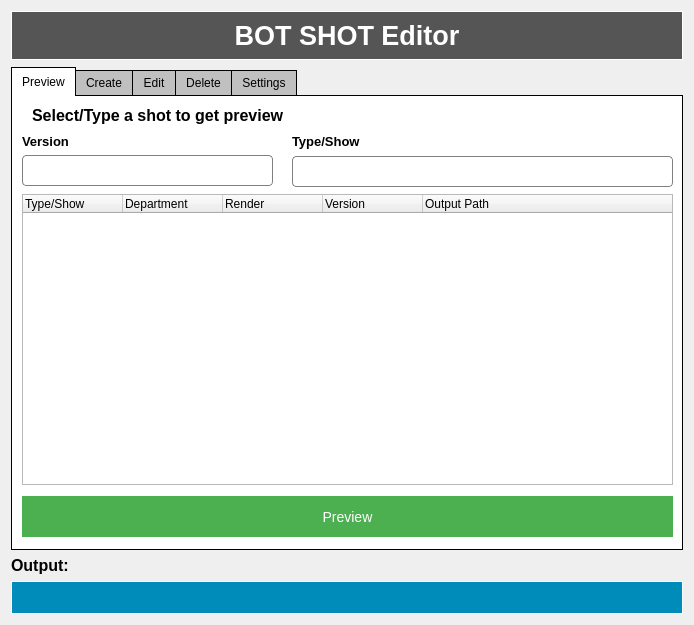
<?xml version="1.0" encoding="UTF-8"?>
<ui version="4.0">
 <class>botShotForm</class>
 <widget class="QWidget" name="botShotForm">
  <property name="geometry">
   <rect>
    <x>0</x>
    <y>0</y>
    <width>694</width>
    <height>625</height>
   </rect>
  </property>
  <property name="windowTitle">
   <string>BOT SHOT Editor</string>
  </property>
  <property name="windowIcon">
   <iconset>
    <normaloff>boteditor.png</normaloff>boteditor.png</iconset>
  </property>
  <property name="styleSheet">
   <string notr="true">QLineEdit{
border-radius: 4px;
border: 1px solid grey;
}

#pushButtonPrevious {
    background-color: #4CAF50; /* Green */
    border: none;
    color: white;
    text-align: center;
    text-decoration: none;
    display: inline-block;
    font-size: 14px;
}

#pushButtonNext {
    background-color: #4CAF50; /* Green */
    border: none;
    color: white;
    text-align: center;
    text-decoration: none;
    display: inline-block;
    font-size: 14px;
}

#pushButtonEdit {
    background-color: #4CAF50; /* Green */
    border: none;
    color: white;
    text-align: center;
    text-decoration: none;
    display: inline-block;
    font-size: 14px;
}</string>
  </property>
  <layout class="QGridLayout" name="gridLayout">
   <item row="0" column="0">
    <layout class="QVBoxLayout" name="verticalLayout">
     <item>
      <widget class="QLabel" name="shotEditorTitleLabel">
       <property name="font">
        <font>
         <family>Arial</family>
         <pointsize>20</pointsize>
         <weight>75</weight>
         <bold>true</bold>
        </font>
       </property>
       <property name="styleSheet">
        <string notr="true">#shotEditorTitleLabel{
    padding: 8px;
    color:  white;
    border: 1px solid white;
    background-color: #555555; /* Blue*/
}
</string>
       </property>
       <property name="text">
        <string>BOT SHOT Editor</string>
       </property>
       <property name="alignment">
        <set>Qt::AlignCenter</set>
       </property>
      </widget>
     </item>
     <item>
      <widget class="QTabWidget" name="tabWidget">
       <property name="focusPolicy">
        <enum>Qt::StrongFocus</enum>
       </property>
       <property name="styleSheet">
        <string notr="true">QTabWidget::pane {
    border: 1px solid black;
    background: white;
}

QTabWidget::tab-bar:top {
    top: 1px;
}

QTabWidget::tab-bar:bottom {
    bottom: 1px;
}

QTabWidget::tab-bar:left {
    right: 1px;
}

QTabWidget::tab-bar:right {
    left: 1px;
}

QTabBar::tab {
    border: 1px solid black;
}

QTabBar::tab:selected {
    background: white;
}

QTabBar::tab:!selected {
    background: silver;
}

QTabBar::tab:!selected:hover {
    background: #999;
}

QTabBar::tab:top:!selected {
    margin-top: 3px;
}

QTabBar::tab:bottom:!selected {
    margin-bottom: 3px;
}

QTabBar::tab:top, QTabBar::tab:bottom {
    min-width: 8ex;
    margin-right: -1px;
    padding: 5px 10px 5px 10px;
}

QTabBar::tab:top:selected {
    border-bottom-color: none;
}

QTabBar::tab:bottom:selected {
    border-top-color: none;
}

QTabBar::tab:top:last, QTabBar::tab:bottom:last,
QTabBar::tab:top:only-one, QTabBar::tab:bottom:only-one {
    margin-right: 0;
}

QTabBar::tab:left:!selected {
    margin-right: 3px;
}

QTabBar::tab:right:!selected {
    margin-left: 3px;
}

QTabBar::tab:left, QTabBar::tab:right {
    min-height: 8ex;
    margin-bottom: -1px;
    padding: 10px 5px 10px 5px;
}

QTabBar::tab:left:selected {
    border-left-color: none;
}

QTabBar::tab:right:selected {
    border-right-color: none;
}

QTabBar::tab:left:last, QTabBar::tab:right:last,
QTabBar::tab:left:only-one, QTabBar::tab:right:only-one {
    margin-bottom: 0;
}</string>
       </property>
       <property name="currentIndex">
        <number>0</number>
       </property>
       <widget class="QWidget" name="previewTab">
        <attribute name="title">
         <string>Preview</string>
        </attribute>
        <widget class="QTreeWidget" name="previewTreeWidget">
         <property name="geometry">
          <rect>
           <x>10</x>
           <y>98</y>
           <width>651</width>
           <height>291</height>
          </rect>
         </property>
         <column>
          <property name="text">
           <string>Type/Show</string>
          </property>
         </column>
         <column>
          <property name="text">
           <string>Department</string>
          </property>
         </column>
         <column>
          <property name="text">
           <string>Render</string>
          </property>
         </column>
         <column>
          <property name="text">
           <string>Version</string>
          </property>
         </column>
         <column>
          <property name="text">
           <string>Output Path</string>
          </property>
         </column>
        </widget>
        <widget class="QLabel" name="label">
         <property name="geometry">
          <rect>
           <x>10</x>
           <y>35</y>
           <width>61</width>
           <height>21</height>
          </rect>
         </property>
         <property name="font">
          <font>
           <pointsize>10</pointsize>
           <weight>75</weight>
           <bold>true</bold>
          </font>
         </property>
         <property name="text">
          <string>Version</string>
         </property>
        </widget>
        <widget class="QLineEdit" name="previewVersionLineEdit">
         <property name="geometry">
          <rect>
           <x>10</x>
           <y>59</y>
           <width>251</width>
           <height>31</height>
          </rect>
         </property>
        </widget>
        <widget class="QLabel" name="label_2">
         <property name="geometry">
          <rect>
           <x>280</x>
           <y>35</y>
           <width>81</width>
           <height>21</height>
          </rect>
         </property>
         <property name="font">
          <font>
           <pointsize>10</pointsize>
           <weight>75</weight>
           <bold>true</bold>
          </font>
         </property>
         <property name="text">
          <string>Type/Show</string>
         </property>
        </widget>
        <widget class="QLineEdit" name="previewTypeLineEdit">
         <property name="geometry">
          <rect>
           <x>280</x>
           <y>60</y>
           <width>381</width>
           <height>31</height>
          </rect>
         </property>
        </widget>
        <widget class="QLabel" name="label_14">
         <property name="geometry">
          <rect>
           <x>20</x>
           <y>4</y>
           <width>291</width>
           <height>31</height>
          </rect>
         </property>
         <property name="font">
          <font>
           <pointsize>12</pointsize>
           <weight>75</weight>
           <bold>true</bold>
          </font>
         </property>
         <property name="text">
          <string>Select/Type a shot to get preview</string>
         </property>
        </widget>
        <widget class="QPushButton" name="previewButton">
         <property name="geometry">
          <rect>
           <x>10</x>
           <y>400</y>
           <width>651</width>
           <height>41</height>
          </rect>
         </property>
         <property name="font">
          <font>
           <pointsize>-1</pointsize>
           <underline>false</underline>
           <strikeout>false</strikeout>
          </font>
         </property>
         <property name="styleSheet">
          <string notr="true">#previewButton {
    background-color: #4CAF50; /* Green */
    border: none;
    color: white;
    text-align: center;
    text-decoration: none;
    display: inline-block;
    font-size: 14px;
    height: 35px;
}

QPushButton#previewButton:hover {
    background-color: #008e06;
}

QPushButton#previewButton:pressed {
    background-color: #4CAF50;     
}</string>
         </property>
         <property name="text">
          <string>Preview</string>
         </property>
        </widget>
       </widget>
       <widget class="QWidget" name="createTab">
        <attribute name="title">
         <string>Create</string>
        </attribute>
        <widget class="QLabel" name="label_3">
         <property name="geometry">
          <rect>
           <x>40</x>
           <y>40</y>
           <width>111</width>
           <height>16</height>
          </rect>
         </property>
         <property name="font">
          <font>
           <weight>75</weight>
           <bold>true</bold>
          </font>
         </property>
         <property name="text">
          <string>Type/Shot Name</string>
         </property>
        </widget>
        <widget class="QLabel" name="label_5">
         <property name="geometry">
          <rect>
           <x>40</x>
           <y>160</y>
           <width>61</width>
           <height>16</height>
          </rect>
         </property>
         <property name="font">
          <font>
           <weight>75</weight>
           <bold>true</bold>
          </font>
         </property>
         <property name="text">
          <string>Render</string>
         </property>
        </widget>
        <widget class="QLabel" name="label_6">
         <property name="geometry">
          <rect>
           <x>40</x>
           <y>99</y>
           <width>71</width>
           <height>16</height>
          </rect>
         </property>
         <property name="font">
          <font>
           <weight>75</weight>
           <bold>true</bold>
          </font>
         </property>
         <property name="text">
          <string>Department</string>
         </property>
        </widget>
        <widget class="QComboBox" name="createDepartmentComboBox">
         <property name="geometry">
          <rect>
           <x>40</x>
           <y>119</y>
           <width>161</width>
           <height>31</height>
          </rect>
         </property>
         <property name="focusPolicy">
          <enum>Qt::StrongFocus</enum>
         </property>
         <item>
          <property name="text">
           <string>Select a department</string>
          </property>
         </item>
         <item>
          <property name="text">
           <string>Roto</string>
          </property>
         </item>
         <item>
          <property name="text">
           <string>Paint</string>
          </property>
         </item>
         <item>
          <property name="text">
           <string>Comp</string>
          </property>
         </item>
        </widget>
        <widget class="QLineEdit" name="createRenderLineEdit">
         <property name="geometry">
          <rect>
           <x>40</x>
           <y>180</y>
           <width>451</width>
           <height>31</height>
          </rect>
         </property>
         <property name="focusPolicy">
          <enum>Qt::StrongFocus</enum>
         </property>
        </widget>
        <widget class="QLineEdit" name="createTypeLineEdit">
         <property name="geometry">
          <rect>
           <x>40</x>
           <y>60</y>
           <width>451</width>
           <height>31</height>
          </rect>
         </property>
         <property name="focusPolicy">
          <enum>Qt::StrongFocus</enum>
         </property>
        </widget>
        <widget class="QLabel" name="label_13">
         <property name="geometry">
          <rect>
           <x>10</x>
           <y>10</y>
           <width>161</width>
           <height>16</height>
          </rect>
         </property>
         <property name="font">
          <font>
           <pointsize>12</pointsize>
           <weight>75</weight>
           <bold>true</bold>
          </font>
         </property>
         <property name="text">
          <string>Add a New Shot</string>
         </property>
        </widget>
        <widget class="QLineEdit" name="createVersionLineEdit">
         <property name="geometry">
          <rect>
           <x>40</x>
           <y>240</y>
           <width>211</width>
           <height>31</height>
          </rect>
         </property>
         <property name="focusPolicy">
          <enum>Qt::StrongFocus</enum>
         </property>
        </widget>
        <widget class="QLabel" name="label_15">
         <property name="geometry">
          <rect>
           <x>40</x>
           <y>220</y>
           <width>47</width>
           <height>13</height>
          </rect>
         </property>
         <property name="font">
          <font>
           <weight>75</weight>
           <bold>true</bold>
          </font>
         </property>
         <property name="text">
          <string>Version</string>
         </property>
        </widget>
        <widget class="QPushButton" name="createPushButton">
         <property name="geometry">
          <rect>
           <x>10</x>
           <y>400</y>
           <width>651</width>
           <height>41</height>
          </rect>
         </property>
         <property name="font">
          <font>
           <pointsize>-1</pointsize>
           <underline>false</underline>
           <strikeout>false</strikeout>
          </font>
         </property>
         <property name="styleSheet">
          <string notr="true">#createPushButton {
    background-color: #f4511e; /* Green */
    border: none;
    color: white;
    text-align: center;
    text-decoration: none;
    display: inline-block;
    font-size: 14px;
    height: 35px;
}

QPushButton#createPushButton:hover {
    background-color: #f23a01;
}

QPushButton#createPushButton:pressed {
    background-color: #f4511e;     
}</string>
         </property>
         <property name="text">
          <string>Add Shot</string>
         </property>
        </widget>
       </widget>
       <widget class="QWidget" name="editTab">
        <attribute name="title">
         <string>Edit</string>
        </attribute>
        <widget class="QLabel" name="label_7">
         <property name="geometry">
          <rect>
           <x>70</x>
           <y>60</y>
           <width>47</width>
           <height>13</height>
          </rect>
         </property>
         <property name="font">
          <font>
           <weight>75</weight>
           <bold>true</bold>
          </font>
         </property>
         <property name="text">
          <string>Type</string>
         </property>
        </widget>
        <widget class="QLabel" name="label_8">
         <property name="geometry">
          <rect>
           <x>70</x>
           <y>270</y>
           <width>71</width>
           <height>16</height>
          </rect>
         </property>
         <property name="font">
          <font>
           <weight>75</weight>
           <bold>true</bold>
          </font>
         </property>
         <property name="text">
          <string>Version</string>
         </property>
        </widget>
        <widget class="QLabel" name="label_9">
         <property name="geometry">
          <rect>
           <x>70</x>
           <y>130</y>
           <width>71</width>
           <height>16</height>
          </rect>
         </property>
         <property name="font">
          <font>
           <weight>75</weight>
           <bold>true</bold>
          </font>
         </property>
         <property name="text">
          <string>Render</string>
         </property>
        </widget>
        <widget class="QLabel" name="label_10">
         <property name="geometry">
          <rect>
           <x>70</x>
           <y>200</y>
           <width>81</width>
           <height>16</height>
          </rect>
         </property>
         <property name="font">
          <font>
           <weight>75</weight>
           <bold>true</bold>
          </font>
         </property>
         <property name="text">
          <string>Base Path</string>
         </property>
        </widget>
        <widget class="QLineEdit" name="editTypeLineEdit">
         <property name="geometry">
          <rect>
           <x>70</x>
           <y>80</y>
           <width>331</width>
           <height>31</height>
          </rect>
         </property>
        </widget>
        <widget class="QLineEdit" name="editVersionLineEdit">
         <property name="geometry">
          <rect>
           <x>70</x>
           <y>290</y>
           <width>331</width>
           <height>31</height>
          </rect>
         </property>
        </widget>
        <widget class="QLineEdit" name="editRenderLineEdit">
         <property name="geometry">
          <rect>
           <x>70</x>
           <y>150</y>
           <width>471</width>
           <height>31</height>
          </rect>
         </property>
        </widget>
        <widget class="QLineEdit" name="editDirectoryLineEdit">
         <property name="geometry">
          <rect>
           <x>70</x>
           <y>220</y>
           <width>471</width>
           <height>31</height>
          </rect>
         </property>
        </widget>
        <widget class="QPushButton" name="editDirectoryPushButton">
         <property name="geometry">
          <rect>
           <x>550</x>
           <y>220</y>
           <width>61</width>
           <height>31</height>
          </rect>
         </property>
         <property name="text">
          <string>...</string>
         </property>
        </widget>
        <widget class="QPushButton" name="editEditPushButton">
         <property name="geometry">
          <rect>
           <x>410</x>
           <y>80</y>
           <width>75</width>
           <height>31</height>
          </rect>
         </property>
         <property name="font">
          <font>
           <weight>75</weight>
           <bold>true</bold>
          </font>
         </property>
         <property name="text">
          <string>Edit</string>
         </property>
        </widget>
        <widget class="QLabel" name="label_12">
         <property name="geometry">
          <rect>
           <x>10</x>
           <y>10</y>
           <width>201</width>
           <height>21</height>
          </rect>
         </property>
         <property name="font">
          <font>
           <pointsize>12</pointsize>
           <weight>75</weight>
           <bold>true</bold>
          </font>
         </property>
         <property name="text">
          <string>Enter the TYPE to edit</string>
         </property>
        </widget>
        <widget class="QPushButton" name="editSavePushButton">
         <property name="geometry">
          <rect>
           <x>10</x>
           <y>400</y>
           <width>651</width>
           <height>41</height>
          </rect>
         </property>
         <property name="font">
          <font>
           <pointsize>-1</pointsize>
           <underline>false</underline>
           <strikeout>false</strikeout>
          </font>
         </property>
         <property name="styleSheet">
          <string notr="true">#editSavePushButton {
    background-color: #800080; /* Green */
    border: none;
    color: white;
    text-align: center;
    text-decoration: none;
    display: inline-block;
    font-size: 14px;
    height: 35px;
}

QPushButton#editSavePushButton:hover {
    background-color: #4d004d;
}

QPushButton#editSavePushButton:pressed {
    background-color: #800080;     
}</string>
         </property>
         <property name="text">
          <string>Save</string>
         </property>
        </widget>
       </widget>
       <widget class="QWidget" name="deleteTab">
        <attribute name="title">
         <string>Delete</string>
        </attribute>
        <widget class="QLabel" name="label_11">
         <property name="geometry">
          <rect>
           <x>10</x>
           <y>20</y>
           <width>221</width>
           <height>16</height>
          </rect>
         </property>
         <property name="font">
          <font>
           <pointsize>12</pointsize>
           <weight>75</weight>
           <bold>true</bold>
          </font>
         </property>
         <property name="text">
          <string>Enter the TYPE to Delete</string>
         </property>
        </widget>
        <widget class="QLineEdit" name="deleteTypeLineEdit">
         <property name="geometry">
          <rect>
           <x>10</x>
           <y>45</y>
           <width>361</width>
           <height>31</height>
          </rect>
         </property>
        </widget>
        <widget class="QPushButton" name="deleteDeletePushButton">
         <property name="geometry">
          <rect>
           <x>380</x>
           <y>45</y>
           <width>75</width>
           <height>31</height>
          </rect>
         </property>
         <property name="font">
          <font>
           <weight>75</weight>
           <bold>true</bold>
          </font>
         </property>
         <property name="text">
          <string>Delete</string>
         </property>
        </widget>
        <widget class="QTreeWidget" name="deleteTreeWidget">
         <property name="geometry">
          <rect>
           <x>10</x>
           <y>88</y>
           <width>651</width>
           <height>311</height>
          </rect>
         </property>
         <property name="focusPolicy">
          <enum>Qt::NoFocus</enum>
         </property>
         <column>
          <property name="text">
           <string>Type/Show</string>
          </property>
         </column>
         <column>
          <property name="text">
           <string>Department</string>
          </property>
         </column>
         <column>
          <property name="text">
           <string>Render</string>
          </property>
         </column>
         <column>
          <property name="text">
           <string>Version</string>
          </property>
         </column>
         <column>
          <property name="text">
           <string>Output Path</string>
          </property>
         </column>
        </widget>
       </widget>
       <widget class="QWidget" name="tabSettings">
        <attribute name="title">
         <string>Settings</string>
        </attribute>
        <widget class="QLabel" name="label_16">
         <property name="geometry">
          <rect>
           <x>10</x>
           <y>20</y>
           <width>141</width>
           <height>21</height>
          </rect>
         </property>
         <property name="font">
          <font>
           <weight>75</weight>
           <bold>true</bold>
          </font>
         </property>
         <property name="text">
          <string>Create New Config File</string>
         </property>
        </widget>
        <widget class="QLabel" name="label_17">
         <property name="geometry">
          <rect>
           <x>20</x>
           <y>60</y>
           <width>111</width>
           <height>16</height>
          </rect>
         </property>
         <property name="text">
          <string>New Data File Name</string>
         </property>
        </widget>
        <widget class="QLineEdit" name="settingsNewFileNameLineEdit">
         <property name="geometry">
          <rect>
           <x>140</x>
           <y>50</y>
           <width>391</width>
           <height>31</height>
          </rect>
         </property>
        </widget>
        <widget class="QPushButton" name="settingsCreatePushButton">
         <property name="geometry">
          <rect>
           <x>10</x>
           <y>400</y>
           <width>651</width>
           <height>41</height>
          </rect>
         </property>
         <property name="styleSheet">
          <string notr="true">#settingsCreatePushButton {
    background-color: #ff0000; /* Green */
    border: none;
    color: white;
    text-align: center;
    text-decoration: none;
    display: inline-block;
    font-size: 14px;
    height: 35px;
}

QPushButton#settingsCreatePushButton:hover {
    background-color: #b30000;
}

QPushButton#settingsCreatePushButton:pressed {
    background-color: #ff0000;     
}</string>
         </property>
         <property name="text">
          <string>Create</string>
         </property>
        </widget>
        <widget class="QLabel" name="label_18">
         <property name="geometry">
          <rect>
           <x>20</x>
           <y>120</y>
           <width>81</width>
           <height>16</height>
          </rect>
         </property>
         <property name="text">
          <string>Base Directory</string>
         </property>
        </widget>
        <widget class="QLineEdit" name="settingsBaseDirectoryLineEdit">
         <property name="geometry">
          <rect>
           <x>140</x>
           <y>110</y>
           <width>391</width>
           <height>31</height>
          </rect>
         </property>
        </widget>
        <widget class="QPushButton" name="settingsDirectoryPushButton">
         <property name="geometry">
          <rect>
           <x>540</x>
           <y>110</y>
           <width>51</width>
           <height>31</height>
          </rect>
         </property>
         <property name="text">
          <string>...</string>
         </property>
        </widget>
       </widget>
      </widget>
     </item>
     <item>
      <widget class="QLabel" name="outputTitleLabel">
       <property name="font">
        <font>
         <family>Arial</family>
         <pointsize>12</pointsize>
         <weight>75</weight>
         <bold>true</bold>
        </font>
       </property>
       <property name="text">
        <string>Output:</string>
       </property>
      </widget>
     </item>
     <item>
      <widget class="QLabel" name="finalPreviewOutputLabel">
       <property name="font">
        <font>
         <pointsize>10</pointsize>
         <weight>75</weight>
         <bold>true</bold>
        </font>
       </property>
       <property name="styleSheet">
        <string notr="true">#finalPreviewOutputLabel{
    padding: 8px;
    color:  white;
    border: 1px solid white;
    background-color: #008CBA; /* Blue*/
}
</string>
       </property>
       <property name="text">
        <string/>
       </property>
      </widget>
     </item>
    </layout>
   </item>
  </layout>
 </widget>
 <tabstops>
  <tabstop>previewVersionLineEdit</tabstop>
  <tabstop>previewTypeLineEdit</tabstop>
  <tabstop>previewTreeWidget</tabstop>
  <tabstop>previewButton</tabstop>
  <tabstop>createTypeLineEdit</tabstop>
  <tabstop>createDepartmentComboBox</tabstop>
  <tabstop>createRenderLineEdit</tabstop>
  <tabstop>createVersionLineEdit</tabstop>
  <tabstop>createPushButton</tabstop>
  <tabstop>editTypeLineEdit</tabstop>
  <tabstop>editEditPushButton</tabstop>
  <tabstop>editRenderLineEdit</tabstop>
  <tabstop>editDirectoryLineEdit</tabstop>
  <tabstop>editDirectoryPushButton</tabstop>
  <tabstop>editVersionLineEdit</tabstop>
  <tabstop>deleteTypeLineEdit</tabstop>
  <tabstop>deleteDeletePushButton</tabstop>
  <tabstop>settingsNewFileNameLineEdit</tabstop>
  <tabstop>settingsBaseDirectoryLineEdit</tabstop>
  <tabstop>settingsDirectoryPushButton</tabstop>
  <tabstop>settingsCreatePushButton</tabstop>
  <tabstop>tabWidget</tabstop>
 </tabstops>
 <resources/>
 <connections/>
</ui>
